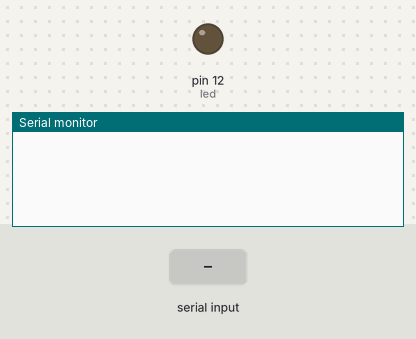
Recording of a sketch running on a simulated Arduino Uno, built with avr-gcc and run on an emulated ATmega328P. Shown: output pins drawn as LEDs (lit = HIGH), the last lines printed to the serial monitor. Inputs (shaded band) come from the test bench.

Above: at 1.2 s.
1.3 s: "on\n" received over Serial
At 3.5 s:
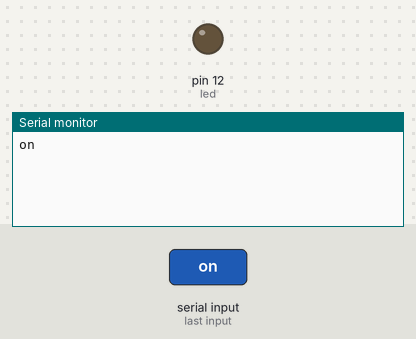
3.8 s: "off\n" received over Serial
At 5.5 s:
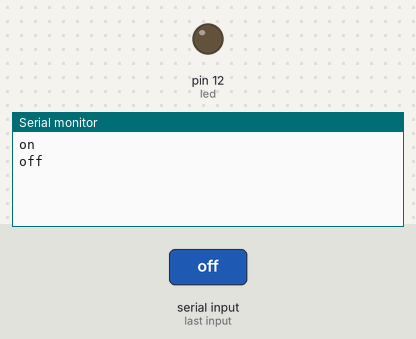
6.3 s: "1\n" received over Serial
At 8.5 s:
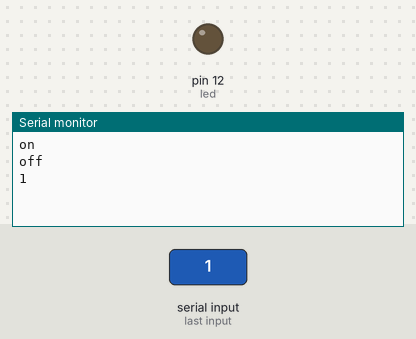

Measured:
- after the input at 1.3 s, the serial monitor: prints a new line after 1.0 s (image 1)
- after the input at 3.8 s, the serial monitor: prints a new line after 1.0 s (image 2)
- after the input at 6.3 s, the serial monitor: prints a new line after 1.0 s (image 3)

The sketch:

python_to_arduino.ino
```cpp
#define led 12
String cmd;
void setup() {
Serial.begin(115200);
pinMode(led,OUTPUT);
}

void loop() {
 if(Serial.available()==1){
  cmd=Serial.readStringUntil("\r");
  Serial.println(cmd);
  if(cmd=="on"){digitalWrite(led,HIGH);}
  if(cmd=="off"){digitalWrite(led,LOW);}
  }


}
```
